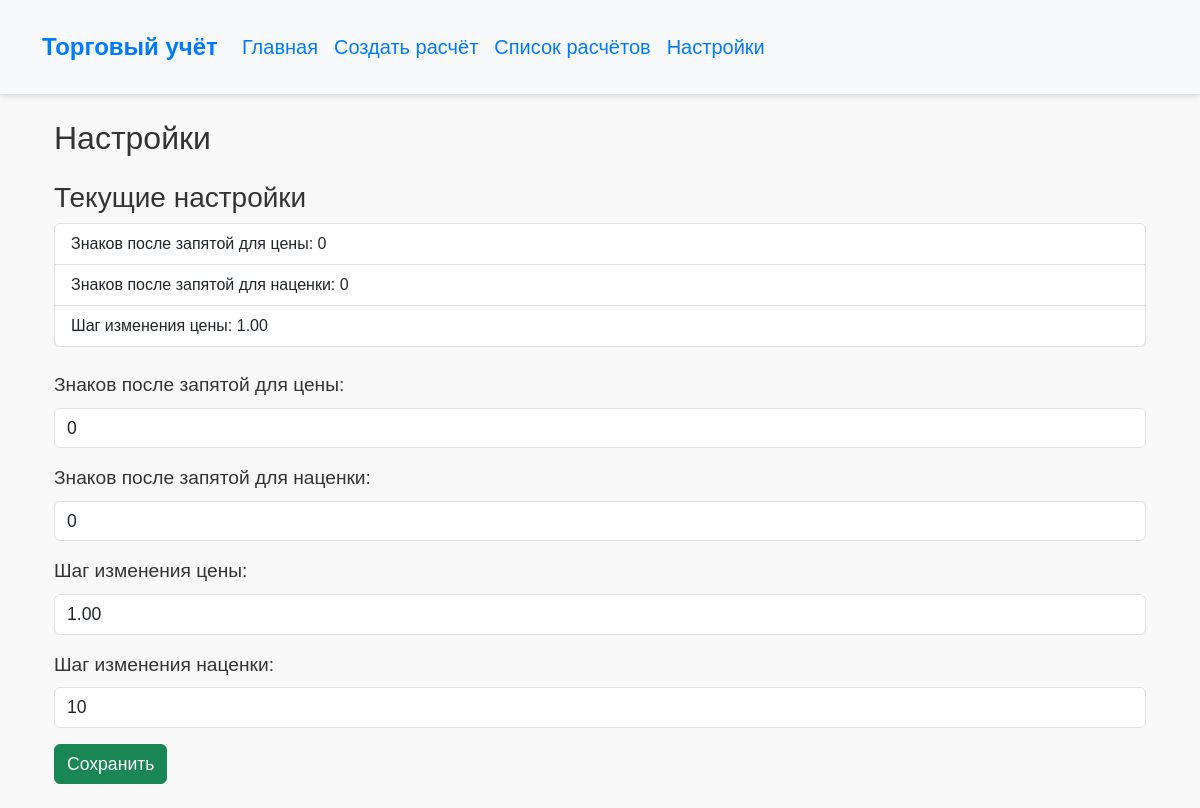
/settings/, run on the app's committed database.
### trades/models.py (models this page shows, shortened)
class UserSettings(models.Model):
    decimal_places_price = models.PositiveIntegerField(default=2, verbose_name="Знаков после запятой для цены")
    decimal_places_percentage = models.PositiveIntegerField(default=2, verbose_name="Знаков после запятой для наценки")
    price_step = models.DecimalField(max_digits=5, decimal_places=2, default=0.01, verbose_name="Шаг изменения цены")
    markup_step = models.PositiveIntegerField(default=2, verbose_name="Знаков после запятой для наценки")

### trades/views.py (the view)
# urls.py: path('settings/', views.update_settings, name='update_settings'),
def update_settings(request):
    settings, created = UserSettings.objects.get_or_create(id=1)
    if request.method == "POST":
        form = UserSettingsForm(request.POST, instance=settings)
        if form.is_valid():
            form.save()
            messages.success(request, "Настройки успешно сохранены!")
            return redirect('update_settings')
        else:
            print("Ошибки формы:", form.errors)
            messages.error(request, "Пожалуйста, исправьте ошибки в форме.")
    else:
        form = UserSettingsForm(instance=settings)
    return render(request, 'trades/settings.html', {
        'form': form,
        'user_settings': settings,
    })

### trades/forms.py
class UserSettingsForm(forms.ModelForm):
    class Meta:
        model = UserSettings
        fields = ['decimal_places_price', 'decimal_places_percentage', 'price_step', 'markup_step']
        labels = {
            'decimal_places_price': 'Знаков после запятой для цены',
            'decimal_places_percentage': 'Знаков после запятой для наценки',
            'price_step': 'Шаг изменения цены',
            'markup_step': 'Шаг изменения наценки',
        }
        widgets = {
            'decimal_places_price': forms.NumberInput(attrs={'class': 'form-control'}),
            'decimal_places_percentage': forms.NumberInput(attrs={'class': 'form-control'}),
            'price_step': forms.NumberInput(attrs={'class': 'form-control', 'step': 0.01}),
            'markup_step': forms.NumberInput(attrs={'class': 'form-control'}),
        }

### trades/templates/trades/settings.html (shortened to what this page needs)
{% extends 'base.html' %}
{% block content %}
    <div class="container my-4">
        <h2 class="mb-4">Настройки</h2>
        <div class="mb-4">
            <h3>Текущие настройки</h3>
            <ul class="list-group">
                <li class="list-group-item">Знаков после запятой для цены: {{ user_settings.decimal_places_price }}</li>
                <li class="list-group-item">Знаков после запятой для
                    наценки: {{ user_settings.decimal_places_percentage }}</li>
                <li class="list-group-item">Шаг изменения цены: {{ user_settings.price_step }}</li>
            </ul>
        </div>
        <form method="post">
            <div class="mb-3">
                <label for="decimal_places_price" class="form-label">Знаков после запятой для цены:</label>
                {{ form.decimal_places_price }}
            </div>
            <div class="mb-3">
                <label for="decimal_places_percentage" class="form-label">Знаков после запятой для наценки:</label>
                {{ form.decimal_places_percentage }}
            </div>
            <div class="mb-3">
                <label for="price_step" class="form-label">Шаг изменения цены:</label>
                {{ form.price_step }}
            </div>
            <div class="mb-3">
                <label for="markup_step" class="form-label">Шаг изменения наценки:</label>
                {{ form.markup_step }}
            </div>
            <button type="submit" class="btn btn-success">Сохранить</button>
        </form>
    </div>
{% endblock %}

### trades/static/css/styles.css (style rules this page uses)
body { font-family: 'Arial', sans-serif; background-color: #f9f9f9; color: #333; }
.btn { font-size: 1.1rem; }
.form-label { font-size: 1.2rem; }
input.form-control { font-size: 1.1rem; }

### data on the page
UserSettings: decimal_places_price "0", decimal_places_percentage "0", price_step "1.00", markup_step "10"
